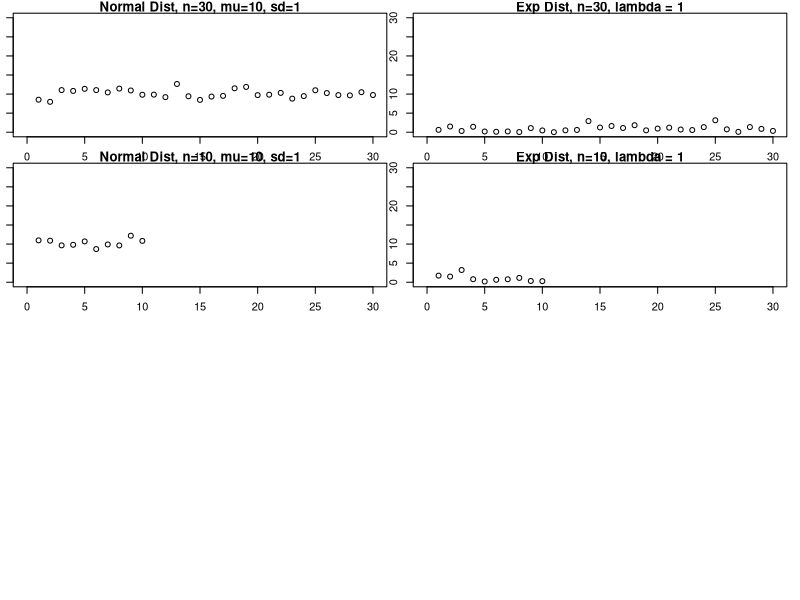
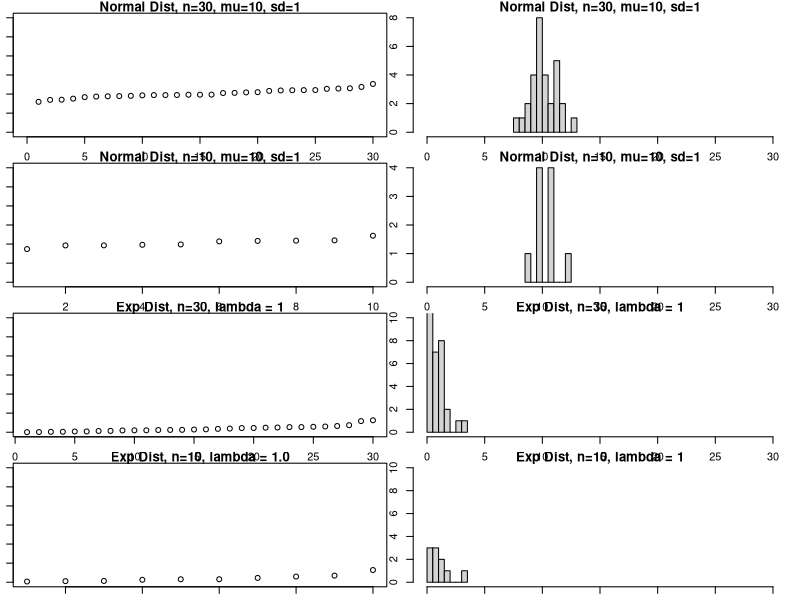
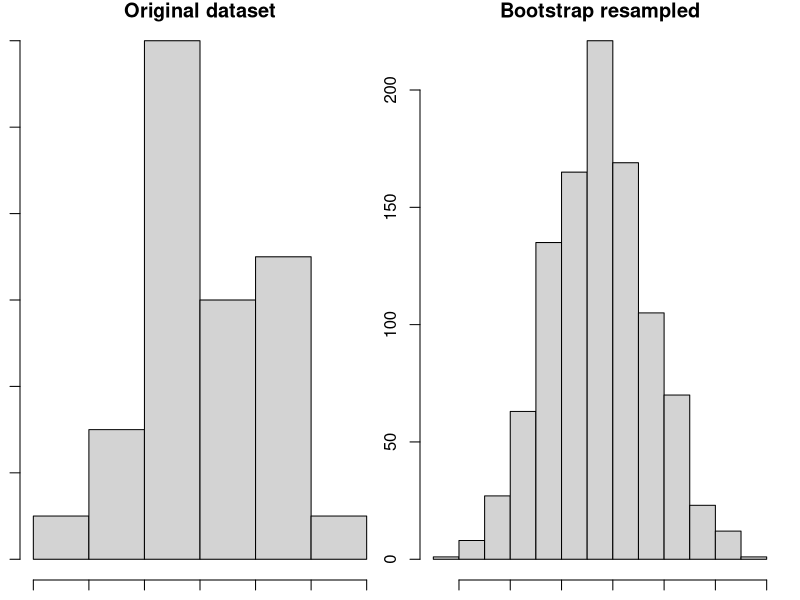
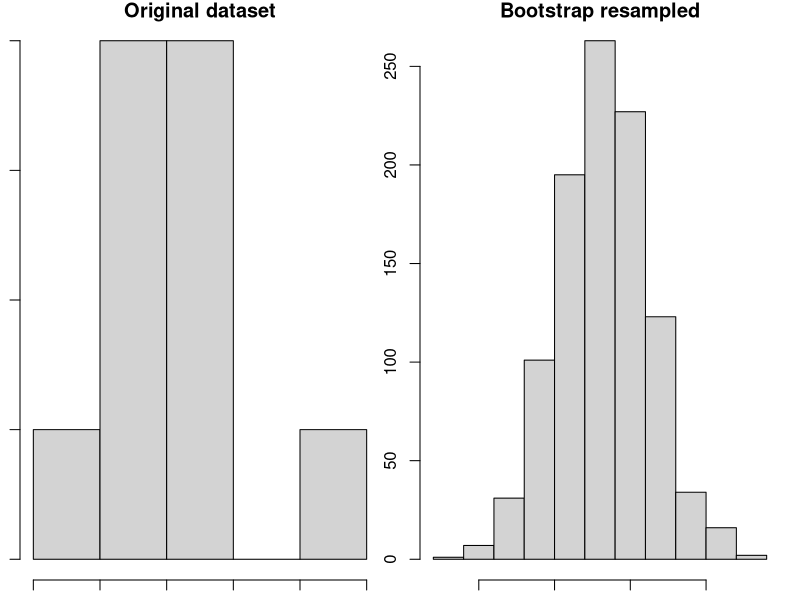
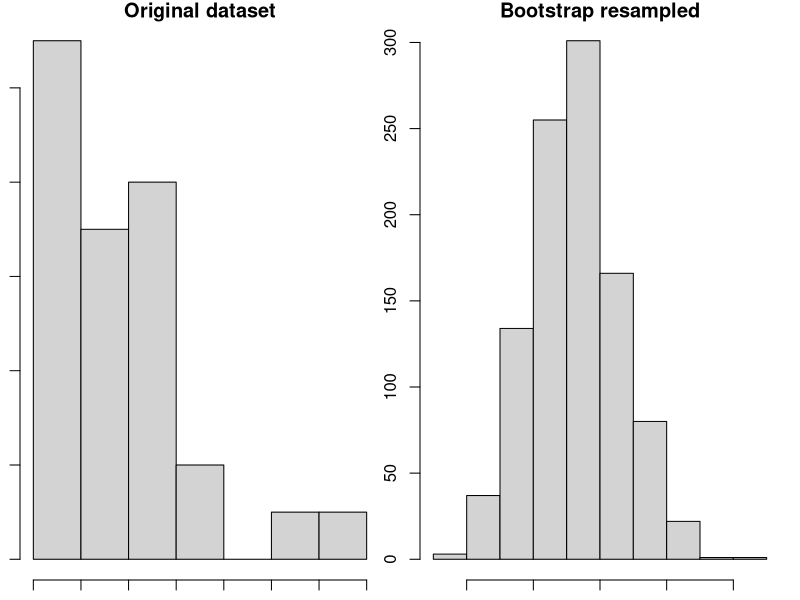
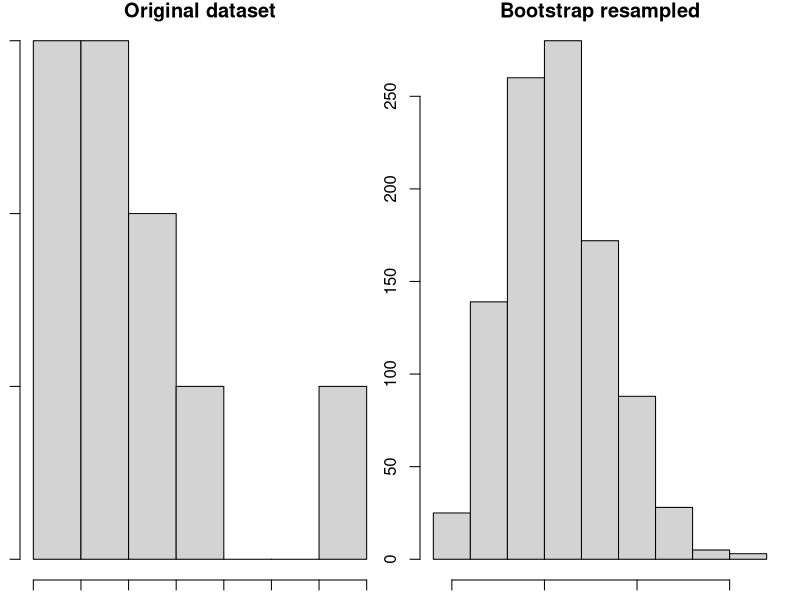

Write R code to recreate these figures, in order.
## ---- chunk 1
require("boot")
require("psych")
knitr::opts_chunk$set(echo = TRUE)
## ---- chunk 2
Normal.dataset.n30mu10s1 <- rnorm(30,10,1)
Normal.dataset.n10mu10s1 <- rnorm(10,10,1)
Normal.dataset.n30mu15s1 <- rnorm(30,15,1)

Exponential.dataset.n30lambda1.0 <- rexp(30,1)
Exponential.dataset.n10lambda1.0 <- rexp(10,1)
#Exponential.dataset.n30lambda0.25 <- rexp(30,.25)
## ---- chunk 3
head(Normal.dataset.n30mu10s1, n= 10)
head(Normal.dataset.n10mu10s1, n= 10) 
#head(Normal.dataset.n30mu15s1, n= 10) 

head(Exponential.dataset.n30lambda1.0, n= 10) 
head(Exponential.dataset.n10lambda1.0, n= 10)
#head(Exponential.dataset.n30lambda0.5, n= 10) 

## ---- chunk 4

par(mfrow=c(4,2),mar=c(1,1,1,1))

plot(Normal.dataset.n30mu10s1,xlim=c(0,30), ylim=c(0,30), main="Normal Dist, n=30, mu=10, sd=1")
plot(Exponential.dataset.n30lambda1.0,xlim=c(0,30), ylim=c(0,30), main="Exp Dist, n=30, lambda = 1")

plot(Normal.dataset.n10mu10s1,xlim=c(0,30), ylim=c(0,30), main="Normal Dist, n=10, mu=10, sd=1")
plot(Exponential.dataset.n10lambda1.0,xlim=c(0,30), ylim=c(0,30), main="Exp Dist, n=10, lambda = 1")

#plot(Normal.dataset.n30mu15s1,xlim=c(0,30), ylim=c(0,30), main="Normal Dist, n=30, mu=15, sd=1")
#plot(Exponential.dataset.n30lambda0.25,xlim=c(0,30), ylim=c(0,30), main="Exp Dist, n=30, lambda = 0.25")
## ---- chunk 5

par(mfrow=c(4,2),mar=c(1,1,1,1))

plot(sort(Normal.dataset.n30mu10s1), xlim=c(0,30), ylim=c(0,30), main="Normal Dist, n=30, mu=10, sd=1")
hist(Normal.dataset.n30mu10s1,breaks = 10,xlim=c(0,30), main="Normal Dist, n=30, mu=10, sd=1")

plot(sort(Normal.dataset.n10mu10s1), ylim=c(0,30), main="Normal Dist, n=10, mu=10, sd=1")
hist(Normal.dataset.n10mu10s1,breaks = 10,xlim=c(0,30), main="Normal Dist, n=10, mu=10, sd=1")

#plot(sort(Normal.dataset.n30mu15s1), ylim=c(0,30), main="Normal Dist, n=30, mu=15, sd=1")
#hist(Normal.dataset.n30mu15s1,breaks = 10,xlim=c(0,30), main="Normal Dist, n=30, mu=15, sd=1")

plot(sort(Exponential.dataset.n30lambda1.0), ylim=c(0,30), main="Exp Dist, n=30, lambda = 1")
hist(Exponential.dataset.n30lambda1.0,breaks = 10,xlim=c(0,30), ylim=c(0,10), main="Exp Dist, n=30, lambda = 1")

plot(sort(Exponential.dataset.n10lambda1.0), ylim=c(0,30), main="Exp Dist, n=10, lambda = 1.0")
hist(Exponential.dataset.n10lambda1.0,breaks = 10, xlim=c(0,30),ylim=c(0,10), main="Exp Dist, n=10, lambda = 1")

#plot(sort(Exponential.dataset.n30lambda0.25), ylim=c(0,30), main="Exp Dist, n=30, lambda = 0.25")
#hist(Exponential.dataset.n30lambda0.25,breaks=10, xlim=c(0,30),ylim=c(0,10), main="Exp Dist, n=30, lambda = 0.25")

## ---- chunk 6
R <- 1000
Normal.dataset.n30mu10s1.resample <- numeric(R)
Normal.dataset.n10mu10s1.resample <- numeric(R)
#Normal.dataset.n30mu15s1.resample <- numeric(R)
Exponential.dataset.n30lambda1.0.resample <- numeric(R)
Exponential.dataset.n10lambda1.0.resample <- numeric(R)
#Exponential.dataset.n30lambda0.25.resample <- numeric(R)

############################################################
x=Normal.dataset.n30mu10s1
mean(x)
for (i in 1:R) {
  sample <- sample(x, size = length(x), replace = TRUE)
  Normal.dataset.n30mu10s1.resample[i] = mean(sample)
}

par(mfrow = c(1,2))
hist(Normal.dataset.n30mu10s1, main="Original dataset", xlab="Normal Dist, n=30, mu=10, sd=1")
hist(Normal.dataset.n30mu10s1.resample, main="Bootstrap resampled", xlab="Normal Dist")
print("Original dataset")
describe(Normal.dataset.n30mu10s1)
print("Resampled dataset")
describe(Normal.dataset.n30mu10s1.resample)

###########################################################
x=Normal.dataset.n10mu10s1
mean(x)
for (i in 1:R) {
  sample <- sample(x, size = length(x), replace = TRUE)
  Normal.dataset.n10mu10s1.resample[i] = mean(sample)
}

par(mfrow = c(1,2))
hist(Normal.dataset.n10mu10s1, main="Original dataset", xlab="Normal Dist, n=10, mu=10, sd=1")
hist(Normal.dataset.n10mu10s1.resample, main="Bootstrap resampled", xlab="Normal Dist")
print("Original dataset")
describe(Normal.dataset.n10mu10s1)
print("Resampled dataset")
describe(Normal.dataset.n10mu10s1.resample)
################################################################
# x=Normal.dataset.n30mu15s1
# mean(x)
# for (i in 1:R) {
#   sample <- sample(x, size = length(x), replace = TRUE)
#   Normal.dataset.n30mu15s1.resample[i] = mean(sample)
# }
# 
# par(mfrow = c(1,2))
# hist(Normal.dataset.n30mu10s1, main="Original dataset", xlab ="Normal Dist, n=30, mu=15, sd=1")
# hist(Normal.dataset.n30mu10s1.resample, main="Bootstrap resampled", xlab ="Normal Dist, n=30, mu=15, sd=1")
# describe(Normal.dataset.n30mu15s1)
# describe(Normal.dataset.n30mu15s1.resample)
# 


##############################################################
##########################################################
x=Exponential.dataset.n30lambda1.0
resamplex = Exponential.dataset.n30lambda1.0.resample
mean(x)
for (i in 1:R) {
  sample <- sample(x, size = length(x), replace = TRUE)
  resamplex[i] = mean(sample)
}

par(mfrow = c(1,2))
hist(x, main="Original dataset", xlab="Exponential, n=30, lambda = 1.0")
hist(resamplex, main="Bootstrap resampled", xlab="Exponential")
print("Original dataset")
describe(x)
print("Resampled dataset")
describe(resamplex)

##########################################################
x=Exponential.dataset.n10lambda1.0
resamplex = Exponential.dataset.n10lambda1.0.resample
mean(x)
for (i in 1:R) {
  sample <- sample(x, size = length(x), replace = TRUE)
  resamplex[i] = mean(sample)
}

par(mfrow = c(1,2))
hist(x, main="Original dataset", xlab="Exponential, n=10, lambda = 1.0")
hist(resamplex, main="Bootstrap resampled", xlab="Exponential")
print("Original dataset")
describe(x)
print("Resampled dataset")
describe(resamplex)



